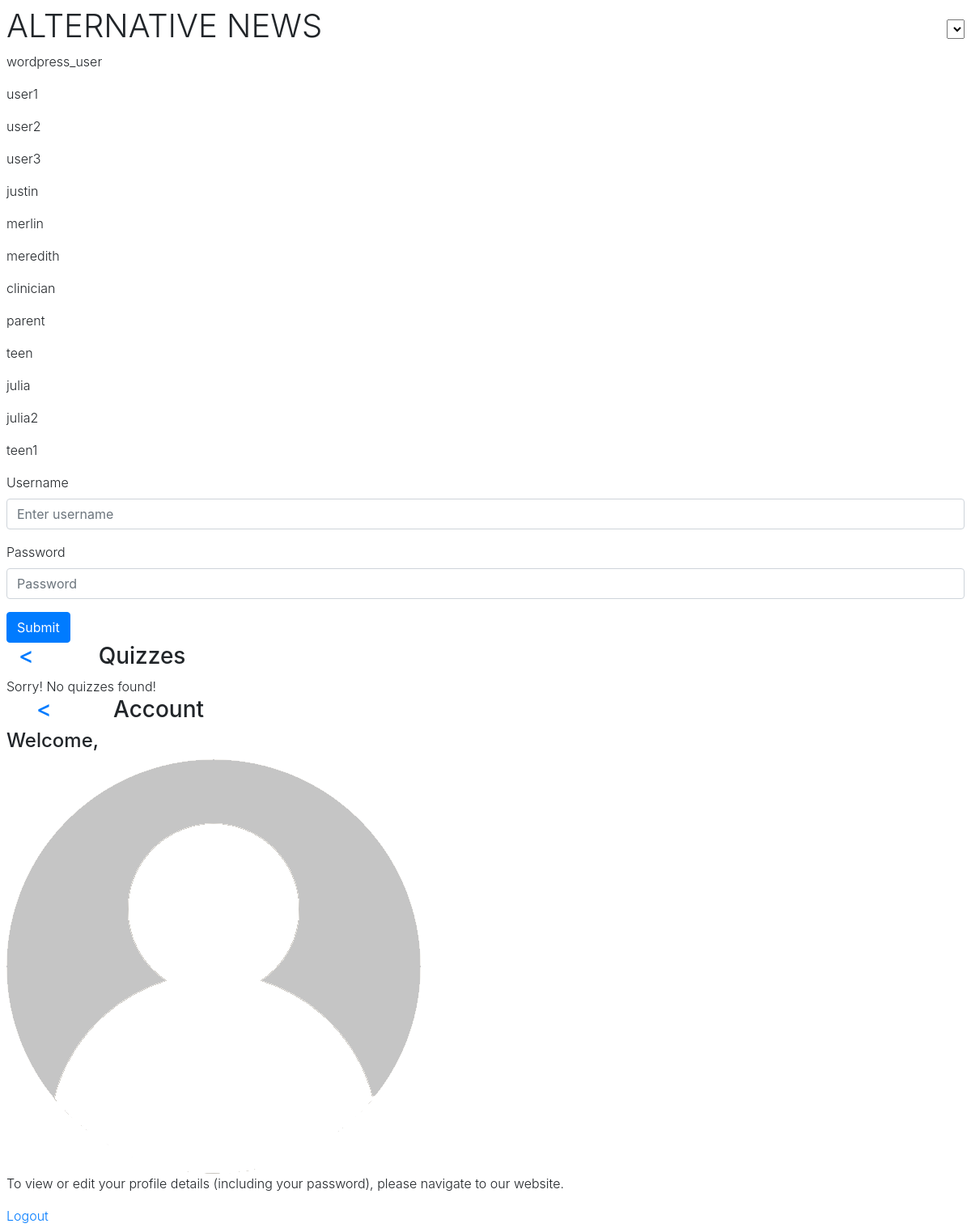
The app's page /qsm/index.php?page=account with its own data.
### tables this page shows
CREATE TABLE `wp_users` (
  `ID` bigint(20) UNSIGNED NOT NULL,
  `user_login` varchar(60) NOT NULL DEFAULT '',
  `user_pass` varchar(255) NOT NULL DEFAULT '',
  `user_nicename` varchar(50) NOT NULL DEFAULT '',
  `user_email` varchar(100) NOT NULL DEFAULT '',
  `user_url` varchar(100) NOT NULL DEFAULT '',
  `user_registered` datetime NOT NULL DEFAULT '0000-00-00 00:00:00',
  `user_activation_key` varchar(255) NOT NULL DEFAULT '',
  `user_status` int(11) NOT NULL DEFAULT 0,
  `display_name` varchar(250) NOT NULL DEFAULT ''
);

### qsm/index.php (the view, shortened to what this page needs)
<?php
  include('dbconnect.php');
 ?>
<!DOCTYPE html>
<html lang="en">
<head>
  <link rel="stylesheet" href="https://maxcdn.bootstrapcdn.com/bootstrap/4.0.0/css/bootstrap.min.css">
  <link rel="stylesheet" href="styles.css">
</head>
<body>
  <header>
    <h1>Alternative news</h1>
    <select id="sources"></select>
  </header>
  <?php
    $sql = "SELECT * FROM wp_users";
    $qry = mysqli_query($dbconnect, $sql);
    $aa = mysqli_fetch_assoc($qry);
    do {
      $user = $aa['user_login'];
      echo "<p>$user</p>";
    } while ($aa = mysqli_fetch_assoc($qry));
    include('login.php');
    include("quizzes.php");
    if (isset($_GET['page'])) {
      $page = $_GET['page'];
      include("$page.php");
    }
   ?>
</body>
</html>

### qsm/login.php (shortened to what this page needs)
<form action="verify.php" method="post">
  <div class="form-group">
    <label for="username">Username</label>
    <input name="username" type="text" class="form-control" placeholder="Enter username">
      </div>
  <div class="form-group">
    <label for="password">Password</label>
    <input name="password" type="password" class="form-control" placeholder="Password">
  </div>
  <button type="submit" class="btn btn-primary">Submit</button>
</form>

### quizzes.php (shortened to what this page needs)
<div class="container-fluid quizzes-navbar">
  <div class="row">
    <h3 class='col-1'><a href="index.php?page=home"><</a></h3>
    <h3 class='col'>Quizzes</h3>
    <h3 class='col-1'></h3>
  </div>
</div>
<?php
$category=$_GET['questions'];
$quizzes_to_select = strtoupper($_SESSION['user_type']).'_'.strtoupper($category).'_QUIZ_IDS';
if(!defined($quizzes_to_select)){
  echo "Sorry! No quizzes found!";
}
 ?>

### account.php
<div class="container account-navbar">
  <div class="row">
    <a href="index.php?page=home" class='col-1'><h3><</h3></a>
    <h3 class='col'>Account</h3>
    <h3 class='col-1'></h3>
  </div>
</div>
<div class="account-content-container">
  <h4>Welcome, <?php echo $_SESSION['user_name'] ?></h4>
  <img src="images/icons/user.png" alt="User Icon">
  <p>To view or edit your profile details (including your password), please navigate to our website.</p>
  <a href="index.php?page=logout">Logout</a>
</div>

### qsm/styles.css (style rules this page uses)
body { font-family: -apple-system, BlinkMacSystemFont, 'Segoe UI', Roboto, Oxygen, Ubuntu, Cantarell, 'Open Sans', 'Helvetica Neue', sans-serif; font-weight: 300; margin: 8px; }
h1 { text-transform: uppercase; font-weight: 300; }
header { display: flex; justify-content: space-between; align-items: center; flex-wrap: wrap; }

### records on screen
wp_users: user_login "wordpress_user"
wp_users: user_login "user1"
wp_users: user_login "user2"
wp_users: user_login "user3"
wp_users: user_login "justin"
wp_users: user_login "merlin"
wp_users: user_login "meredith"
wp_users: user_login "clinician"
wp_users: user_login "parent"
wp_users: user_login "teen"
wp_users: user_login "julia"
wp_users: user_login "julia2"
wp_users: user_login "teen1"
